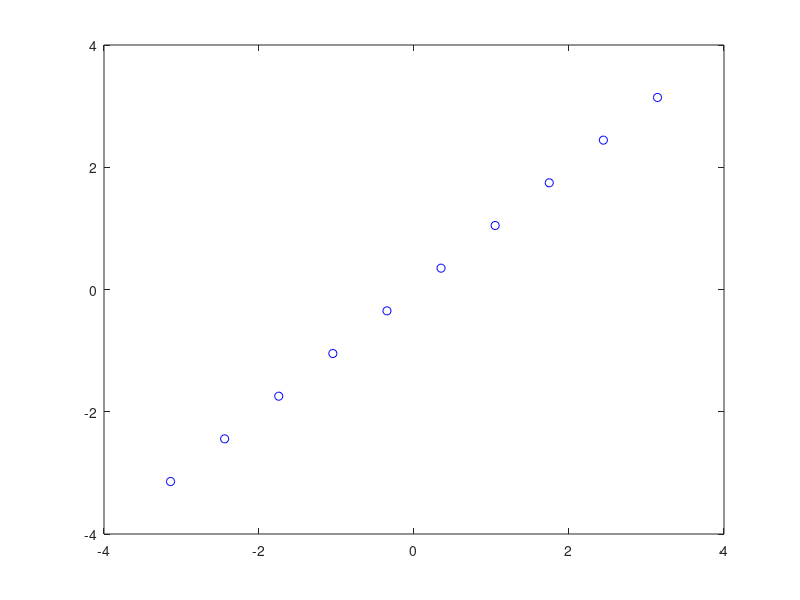
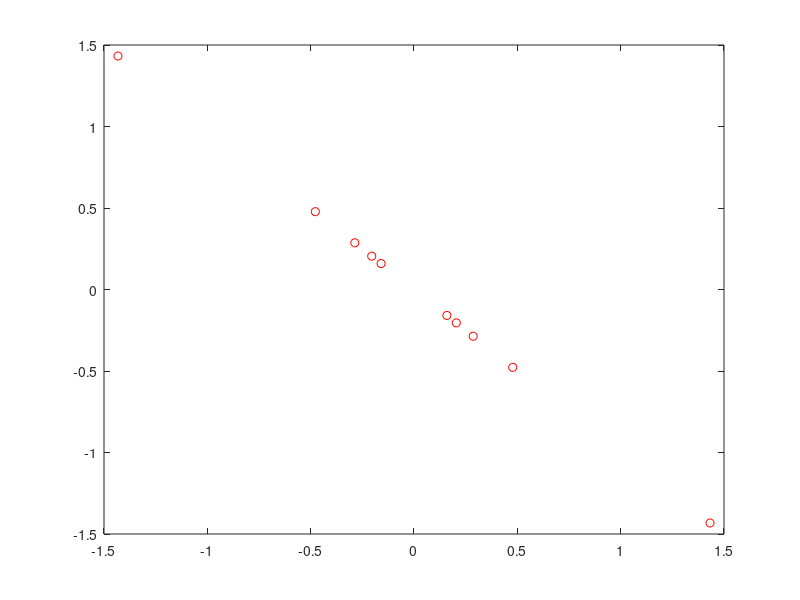
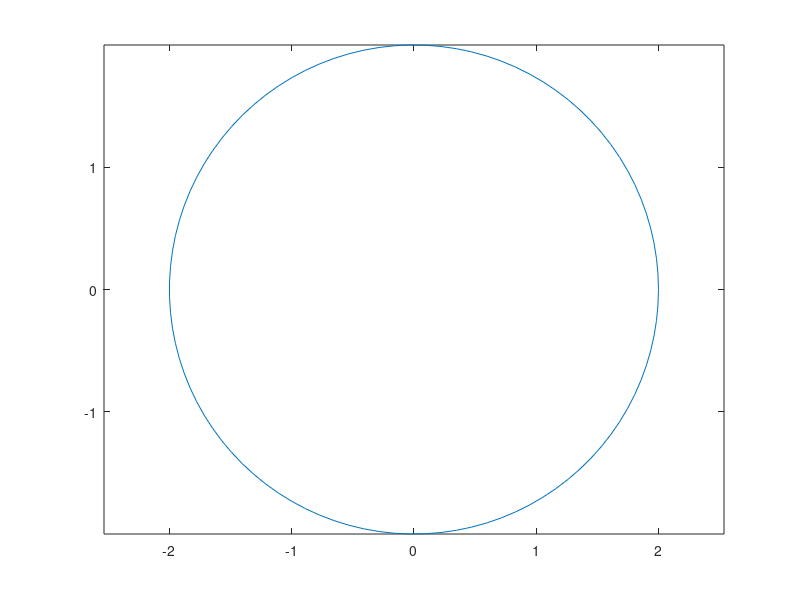
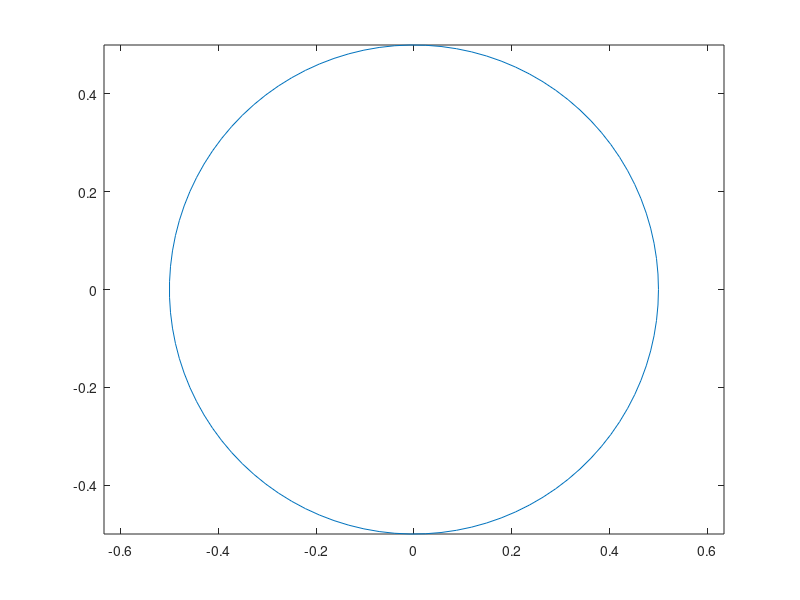

MATLAB code for these plots, in order:
close; clc; clear;

% line
re = linspace(-pi, pi, 10);
im = linspace(-pi, pi, 10);
c = complex(re, im);

figure(1)
plot(c, 'bo')

% möbius transformation
m = @(z) 1./z;

figure(2)
plot(real(m(c)), imag(m(c)), 'ro')

% circle
angle = linspace(0, 2*pi);
circle_generator = @(phi) 2*exp(1j*phi);
circle = circle_generator(angle);

figure(3)
plot(circle); axis equal;

% möbius transformation
m2 = @(z) z;

figure(4)
plot(m(circle)); axis equal;